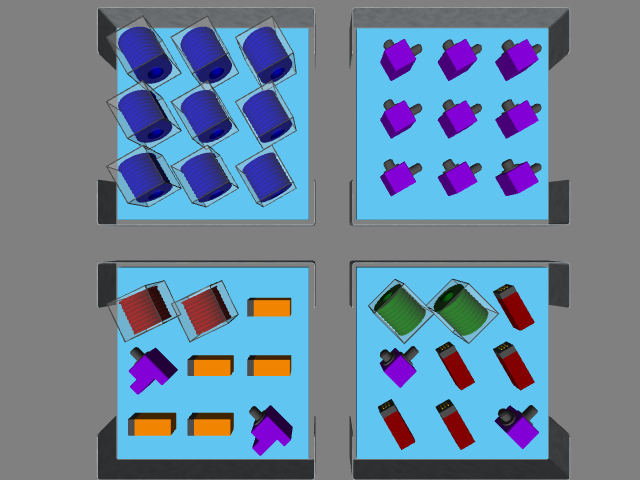
#> input picture document/ariac_img.png, 640 x 480 px, found by its file name
$ python image_segment.py
#> lines starting #> are read from the running program, lines starting #| are printed output that depends on the picture; after the words box and inside, x2 and y2 are one past the last pixel; in counts of white or black regions, pixels touching at a corner belong together
#!/usr/bin/env python3

import cv2
import numpy as np

img = cv2.imread('ariac_img.png')
#> img is the input picture: shape (480, 640, 3); mean B, G, R 154.9, 131.9, 106.5

# [4 lines of commented-out code are left out]
img_bin_tr = img[26:221, 354:550]
img_bin_tl = img[26:221, 116:310]
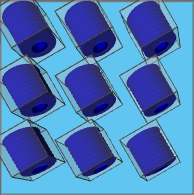
#> img_bin_tl: shape (195, 194, 3); mean B, G, R 182.4, 122.3, 76.3
img_bin_br = img[265:460, 354:550]
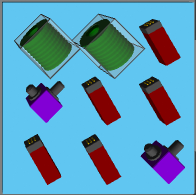
#> img_bin_br: shape (195, 196, 3); mean B, G, R 182.7, 151.8, 92.8
img_bin_bl = img[265:460, 115:310]
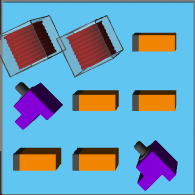
#> img_bin_bl: shape (195, 195, 3); mean B, G, R 182.2, 155, 107.9

# [5 lines of commented-out code are left out]

image = [img_bin_tr, img_bin_tl, img_bin_br, img_bin_bl]

for img in image:
    img_gray = cv2.cvtColor(img, cv2.COLOR_BGR2GRAY)
    # ret, thresh = cv2.threshold(img_gray, 127, 200, 0)
    # thresh_blur = cv2.GaussianBlur(thresh, (7,7), 0)
    # blur = cv2.GaussianBlur(img_gray,(3,3), 0)
    ret, thresh = cv2.threshold(img_gray, 86, 255, 0)
    # ret,thresh = cv2.threshold(img_gray,200,255,cv2.THRESH_BINARY+cv2.THRESH_OTSU)
    # kernel = np.ones((5,5),np.uint8)
    # thresh = cv2.morphologyEx(thresh, cv2.MORPH_OPEN, kernel)
    contours, hierarchy = cv2.findContours(thresh, cv2.RETR_TREE, cv2.CHAIN_APPROX_SIMPLE)

    for c in contours:
        # area = cv2.contourArea(c)
        x, y, w, h = cv2.boundingRect(c)
        area = w*h
        if area > 500 and area < 10000:

            # x,y,w,h = cv2.boundingRect(c)
            cv2.rectangle(img, (x, y), (x + w, y + h), (255,0,0), 2)
            ((x_c,y_c), r) = cv2.minEnclosingCircle(c)
            bgr= img[int(y_c),int(x_c)]
            # print(bgr)
            img_hsv = cv2.cvtColor(img, cv2.COLOR_BGR2HSV)
            hsv = img_hsv[int(y_c),int(x_c)]

            if (hsv[0]>10 and hsv[0]<25):
                print("Orange")
                # print(area)
            elif(hsv[0]>=130 and hsv[0]<170):
                print("Purple")
                # print(area) # 1716 to 2112 for regulator
            elif(hsv[0]>90 and hsv[0]<130):
                print("Blue")
                # print(area) # 2601 to 3360 for cylinder (2365 for bad cylinder)
            elif(hsv[0]>=0 and hsv[0]<=10): #and hsv[1]>=100 and hsv[2]>=100):
                print("Red")
                # print(area) # 900 to 2173 for battery
            elif(hsv[0]>36 and hsv[0]<89):
                print("Green")
                # print(area)  # 2392 - 2499 for sensor

            cv2.circle(img, (int(x_c), int(y_c)), int(2), (255,255,255), 2)

    cv2.imshow('Contours', img)
    cv2.waitKey(0)
    print("")
#> this loop made 4 passes
#> (printed output is left out)
#> pass 1, `ret, thresh = cv2.threshold(img_gray, 86, 255, 0)`:
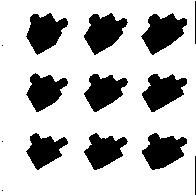
#> thresh: shape (195, 196); 75.7% white; 14 black regions (3 under 20 px), largest, box (x1, y1, x2, y2) and area: (141, 13, 187, 55) 1132, (84, 13, 128, 55) 1099, (26, 13, 68, 55) 1065
#> pass 1, `cv2.imshow('Contours', img)`:
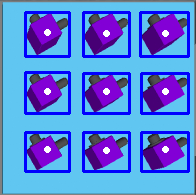
#> window 'Contours': shape (195, 196, 3); mean B, G, R 217.9, 127, 87.1
#> after the loop:
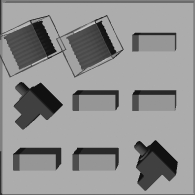
#> img_gray: shape (195, 195); min 16, max 198, mean 143.8
#> after the loop:
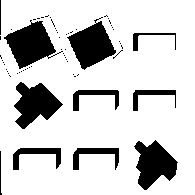
#> thresh: shape (195, 195); 80.7% white; 63 black regions (52 under 20 px), largest, box (x1, y1, x2, y2) and area: (4, 20, 63, 69) 1457, (67, 17, 116, 70) 1359, (14, 82, 63, 129) 1322

cv2.destroyAllWindows()
